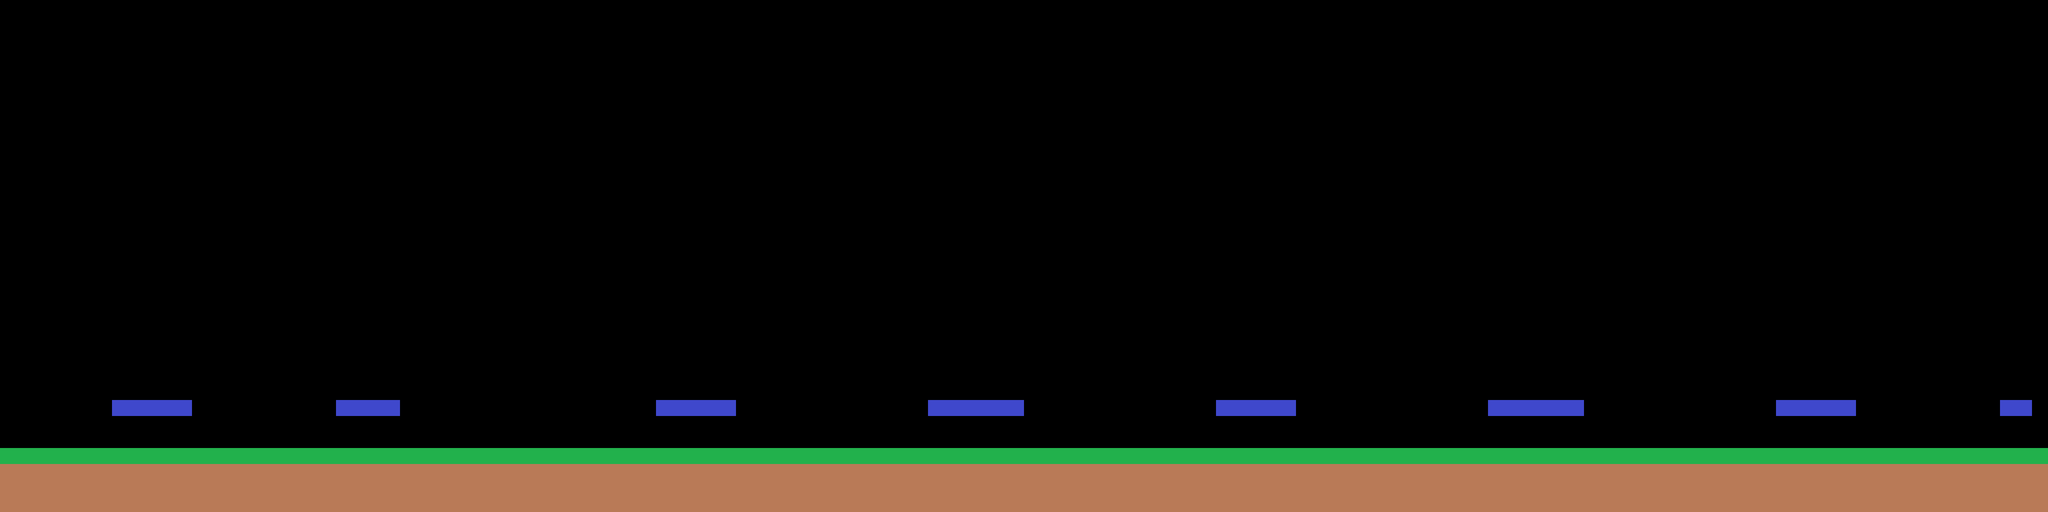

A 2D game scene composited from a Tiled map and its tileset images. What follows is a short description and the map's XML, with each tile layer's data collapsed to a summary:
An orthogonal 128x32 tile map with 32x32 px tiles, 1 tile layer (Tile Layer 1), 2 tilesets and 2 objects (Enemy, Player).

<map version="1.0" orientation="orthogonal" renderorder="right-down" width="128" height="32" tilewidth="32" tileheight="32" nextobjectid="12">
 <tileset firstgid="1" name="tiles" tilewidth="32" tileheight="32" tilecount="3">
  <image source="tiles.png" trans="ff00ff" width="96" height="32" />
 </tileset>
 <tileset firstgid="4" name="entities" tilewidth="32" tileheight="64" tilecount="2">
  <image source="entities.png" width="64" height="64" />
 </tileset>
 <layer name="Tile Layer 1" width="128" height="32">
  <data>[4096 cells, 550 non-empty, 3 distinct tile ids]</data>
 </layer>
 <objectgroup name="Object Layer 1">
  <object id="8" name="Enemy" gid="5" x="1024" y="896" width="32" height="64" />
  <object id="10" name="Player" gid="4" x="32" y="896" width="32" height="64" />
 </objectgroup>
</map>
